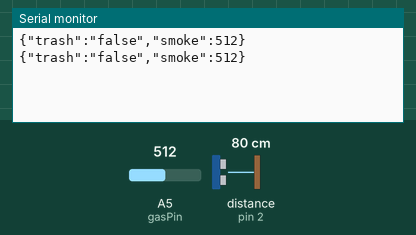
This sketch was run on a simulated Arduino Uno, built with avr-gcc and run on an emulated ATmega328P. Parts: the last lines printed to the serial monitor. Wiring (inferred from the names in the program): ultrasonic range finder: trigger pin 3; echo pin 2. The test bench sets the inputs (shaded band); at power-on: distance to the obstacle (sensor on pin 2) 80 cm, A5 (gasPin) = 512. The echo pulse lasts 58.3 µs per cm.

Above: at 2.8 s.
2.9 s: distance to the obstacle (sensor on pin 2) set to 2 cm
At 4.7 s:
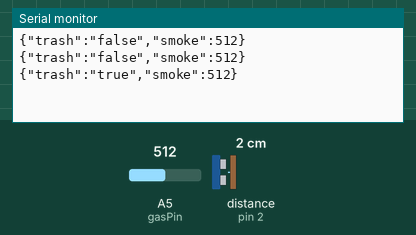
7.5 s: A5 (gasPin) set to 716
At 9.1 s:
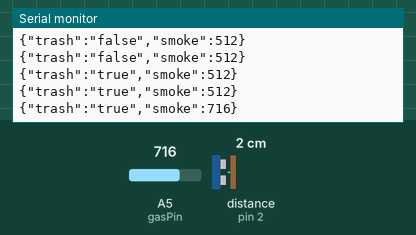
10.2 s: distance to the obstacle (sensor on pin 2) set to 18 cm
At 12.7 s:
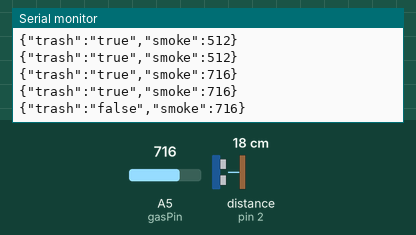
12.9 s: A5 (gasPin) set to 900
At 15.1 s:
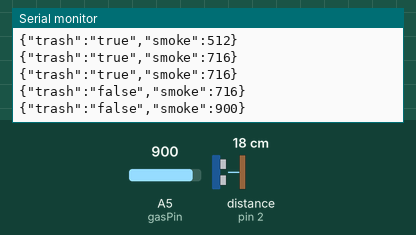
Timing chart, 0 to 16.6 s (numbered marks = the images above; inputs shaded):
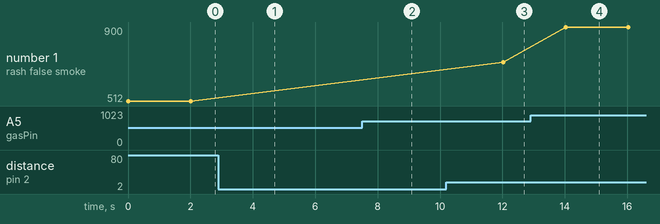

Measured:
- after the input at 2.9 s, the serial monitor: prints a new line after 1.1 s (image 1)
- after the input at 7.5 s, the serial monitor: prints a new line after 0.52 s (image 2)
- after the input at 10.2 s, the serial monitor: prints a new line after 1.8 s (image 3)
- after the input at 12.9 s, the serial monitor: prints a new line after 1.1 s (image 4)
- plotted number 1: 716 → 900 after the input at 12.9 s

The sketch:

SENSOR.ino
```cpp
#include <ArduinoJson.h>

int trig = 3;
int echo = 2;
int gasPin = A5;
StaticJsonBuffer<200> jsonBuffer;
JsonObject &root = jsonBuffer.createObject();

void setup() {
  Serial.begin(9600);
  while(!Serial){
  }
 pinMode(trig, OUTPUT);
 pinMode(echo, INPUT);
}

void loop() {
  digitalWrite(trig, LOW);
  delayMicroseconds(2);
  digitalWrite(trig, HIGH);
  delayMicroseconds(10);
  digitalWrite(trig, LOW);

  int smoke = analogRead(A5);
  long duration = pulseIn(echo, HIGH);

  long  distance = ((duration / 29) / 2);

  if( distance <= 10 )
    root["trash"] = "true";
  else
    root["trash"] = "false";

  root["smoke"] = smoke;
  root.printTo(Serial);
  Serial.println();

  delay(2000);
}
```
